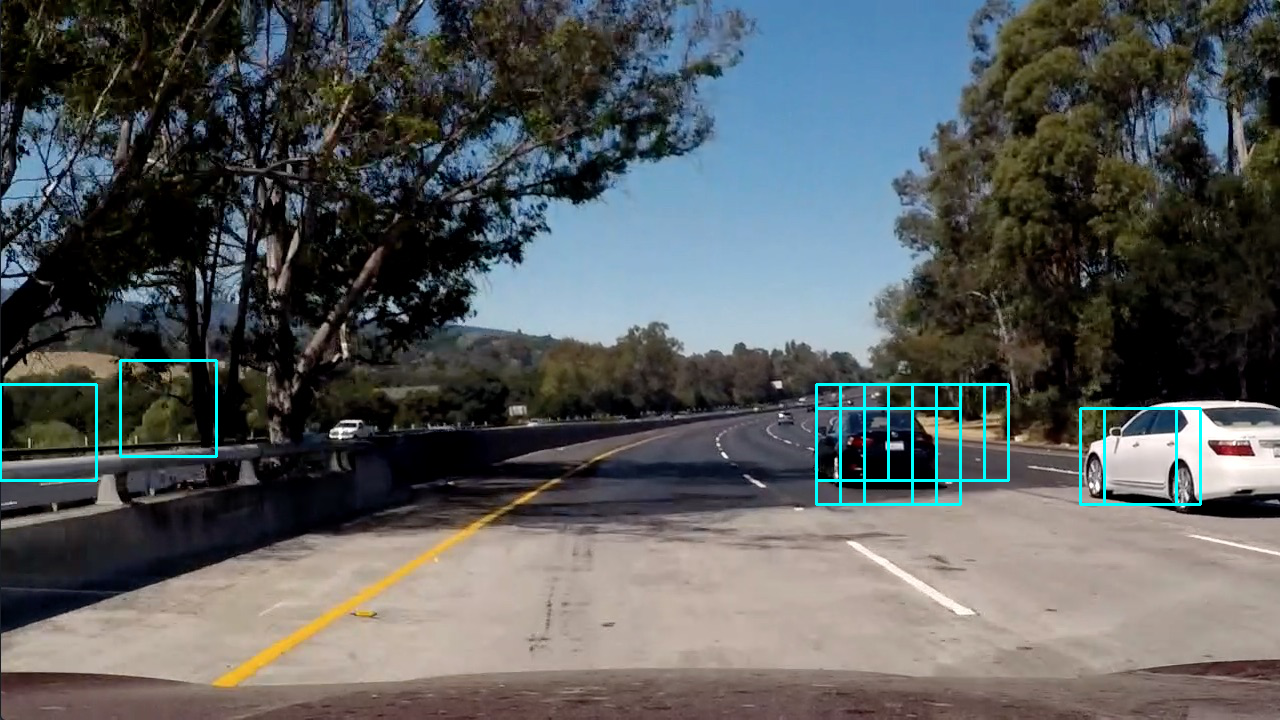
#> input picture examples/sliding_window.jpg, 1280 x 720 px
$ python -i utils.py   (imports and definitions only)   (older library calls are emulated)
#> lines starting #> are read from the running program, lines starting #| are printed output that depends on the picture
import matplotlib.image as mpimg
import numpy as np
import cv2
from skimage.feature import hog
from scipy.ndimage.measurements import label
import matplotlib.pyplot as plt

# [9 lines left out: function convert_color, not called in this run]

# Define a function to return HOG features and visualization
def get_hog_features(img, orient, pix_per_cell, cell_per_block,
                     vis=False, feature_vec=True):
    # Call with two outputs if vis==True
    if vis == True:
        features, hog_image = hog(img, orientations=orient,
                                  pixels_per_cell=(pix_per_cell, pix_per_cell),
                                  cells_per_block=(cell_per_block, cell_per_block),
                                  transform_sqrt=True,
                                  visualise=vis, feature_vector=feature_vec)
        return features, hog_image
    # Otherwise call with one output
    else:
        features = hog(img, orientations=orient,
                       pixels_per_cell=(pix_per_cell, pix_per_cell),
                       cells_per_block=(cell_per_block, cell_per_block),
                       transform_sqrt=True,
                       visualise=vis, feature_vector=feature_vec)
        return features


# Define a function to compute binned color features
def bin_spatial(img, size=(32, 32)):
    # Use cv2.resize().ravel() to create the feature vector
    features = cv2.resize(img, size).ravel()
    # Return the feature vector
    return features


# Define a function to compute color histogram features
# NEED TO CHANGE bins_range if reading .png files with mpimg!
def color_hist(img, nbins=32):
    # Compute the histogram of the color channels separately
    channel1_hist = np.histogram(img[:, :, 0], bins=nbins)
    channel2_hist = np.histogram(img[:, :, 1], bins=nbins)
    channel3_hist = np.histogram(img[:, :, 2], bins=nbins)
    # Concatenate the histograms into a single feature vector
    hist_features = np.concatenate((channel1_hist[0], channel2_hist[0], channel3_hist[0]))
    # Return the individual histograms, bin_centers and feature vector
    return hist_features


# Define a function to extract features from a list of images
# Have this function call bin_spatial() and color_hist()
# [16 lines left out: function extract_features, not called in this run]


# Define a function to extract features from a single image window
# This function is very similar to extract_features()
# just for a single image rather than list of images
def single_img_features(img, color_space='BGR', spatial_size=(32, 32),
                        hist_bins=32, orient=9,
                        pix_per_cell=8, cell_per_block=2, hog_channel=0,
                        spatial_feat=True, hist_feat=True, hog_feat=True):
    img = img.astype(np.float32) / 255
    #1) Define an empty list to receive features
    img_features = []
    #2) Apply color conversion if other than 'RGB'
    if color_space != 'BGR':
        if color_space == 'HSV':
            feature_image = cv2.cvtColor(img, cv2.COLOR_BGR2HSV)
        elif color_space == 'LUV':
            feature_image = cv2.cvtColor(img, cv2.COLOR_BGR2LUV)
        elif color_space == 'HLS':
            feature_image = cv2.cvtColor(img, cv2.COLOR_BGR2HLS)
        elif color_space == 'YUV':
            feature_image = cv2.cvtColor(img, cv2.COLOR_BGR2YUV)
        elif color_space == 'YCrCb':
            feature_image = cv2.cvtColor(img, cv2.COLOR_BGR2YCrCb)
    else: feature_image = np.copy(img)
    #3) Compute spatial features if flag is set
    if spatial_feat == True:
        spatial_features = bin_spatial(feature_image, size=spatial_size)
        #4) Append features to list
        img_features.append(spatial_features)
    #5) Compute histogram features if flag is set
    if hist_feat == True:
        hist_features = color_hist(feature_image, nbins=hist_bins)
        #6) Append features to list
        img_features.append(hist_features)
    #7) Compute HOG features if flag is set
    if hog_feat == True:
        if hog_channel == 'ALL':
            hog_features = []
            for channel in range(feature_image.shape[2]):
                hog_features.extend(get_hog_features(feature_image[:,:,channel],
                                    orient, pix_per_cell, cell_per_block,
                                    vis=False, feature_vec=True))
        else:
            hog_features = get_hog_features(feature_image[:,:,hog_channel], orient,
                        pix_per_cell, cell_per_block, vis=False, feature_vec=True)
        #8) Append features to list
        img_features.append(hog_features)

    #9) Return concatenated array of features
    return np.concatenate(img_features)

# Define a single function that can extract features using hog sub-sampling and make predictions
# [95 lines left out: functions find_cars, merge_detected_windows, merge_labeled_bboxes, not called in this run]

>>> import cv2
>>> picture = cv2.imread('../../../examples/sliding_window.jpg')
#> picture is the input picture: shape (720, 1280, 3); mean B, G, R 91.6, 91.1, 87.7
>>> result = single_img_features(picture)
#> in bin_spatial, `features = cv2.resize(img, size).ravel()`: features = 3072 values, max 1 at index 2567, min 0 at index 0, mean 0.346
#> in single_img_features, `spatial_features = bin_spatial(feature_image, size=spatial_size)`: spatial_features has the same summary as features in bin_spatial
#> in color_hist, `hist_features = np.concatenate((channel1_hist[0], channel2_hist[0], ch..`: hist_features = 96 values, max 122997 at index 0, min 787 at index 58, mean 28800
#> in get_hog_features, `features = hog(img, orientations=orient, pixels_per_cell=(pix_per_cell..`:
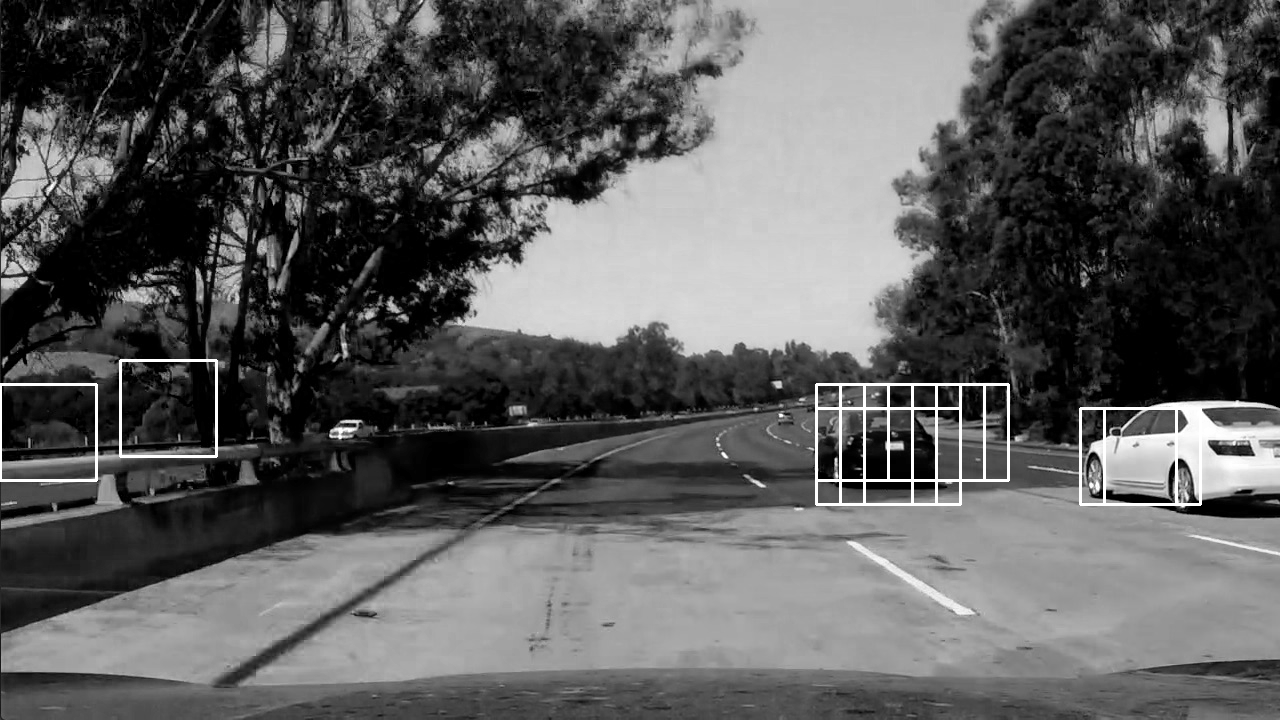
#> img: shape (720, 1280) float32; min 0, max 1, mean 0.359

$ run again, on examples/bboxes_and_heat.png
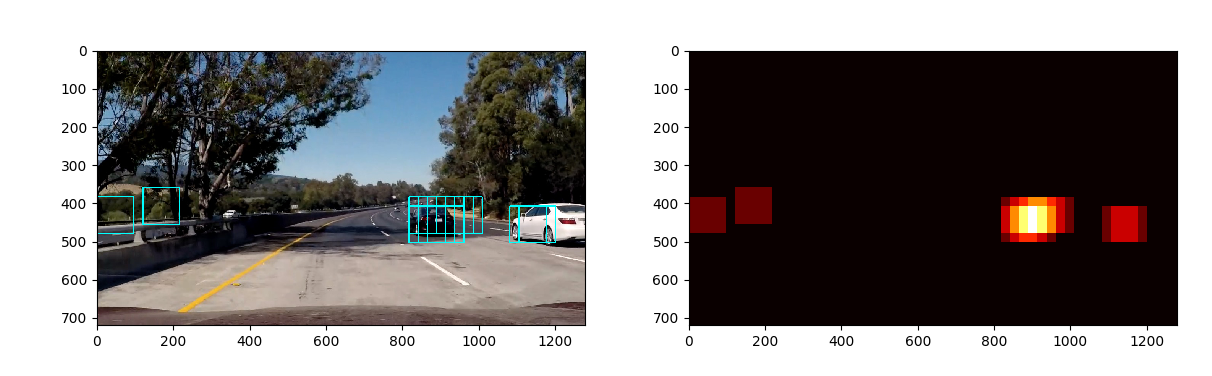
#> input picture examples/bboxes_and_heat.png, 1212 x 376 px
#> picture is the input picture: shape (376, 1212, 3); mean B, G, R 130, 130.3, 134
#> features = 3072 values, max 1 at index 0, min 0 at index 438, mean 0.516
#> spatial_features has the same summary as features in bin_spatial
#> in color_hist, `hist_features = np.concatenate((channel1_hist[0], channel2_hist[0], ch..`: hist_features = 96 values, max 181510 at index 63, min 274 at index 58, mean 14241
#> in get_hog_features, `features = hog(img, orientations=orient, pixels_per_cell=(pix_per_cell..`:
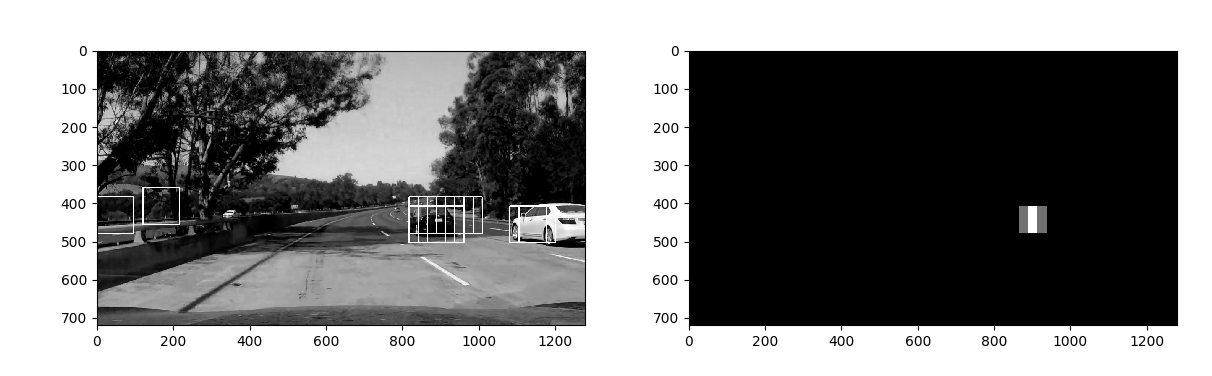
#> img: shape (376, 1212) float32; min 0, max 1, mean 0.51
